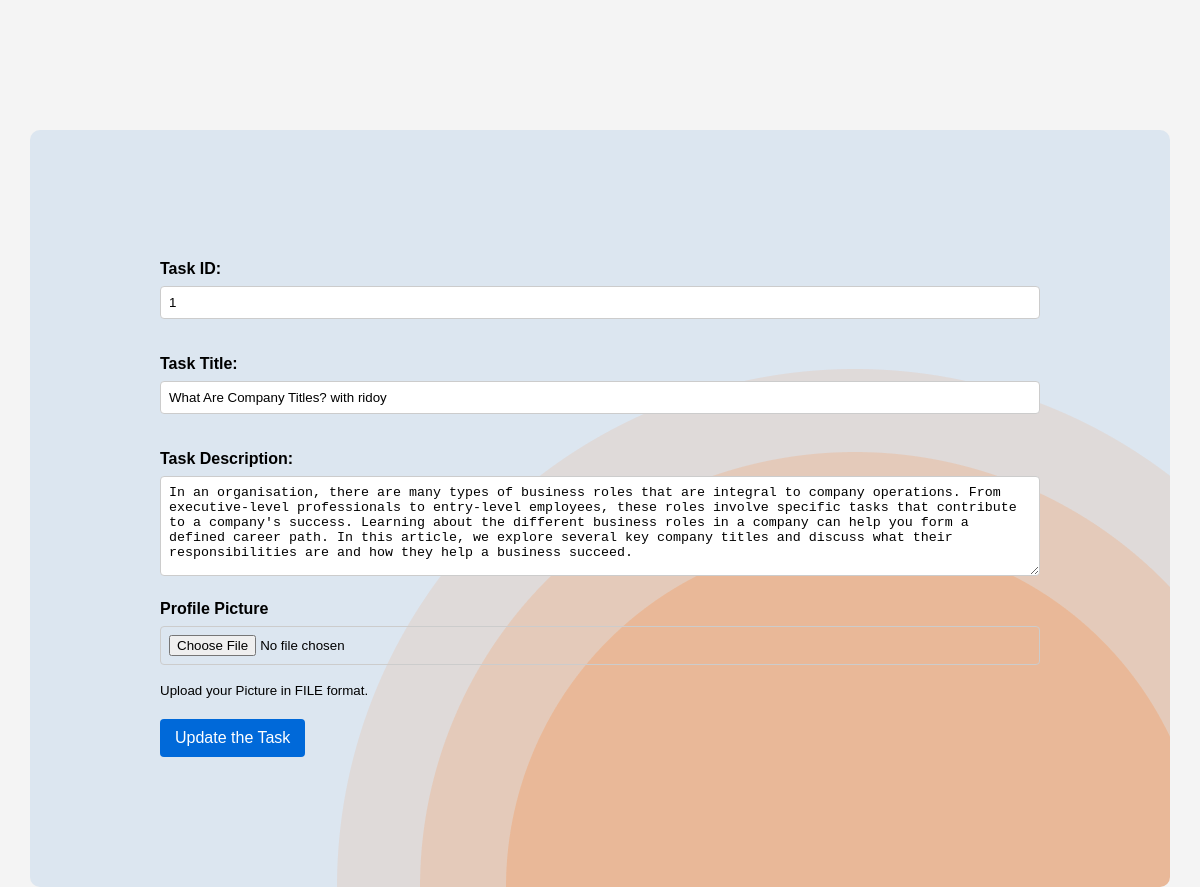
The app's page /edit_taskPage/1 (signed in) with its own data.
### myApp/models.py (models this page shows, shortened)
class task_model(models.Model):
    task_title=models.CharField(max_length=100,null=True)
    task_description=models.TextField()
    Profile_Pic=models.ImageField(upload_to="media/Profile_Pic",null=True)
    create_at=models.DateTimeField(auto_now_add=True,null=True)
    update_time=models.DateTimeField(auto_now=True,null=True)
    task_creator=models.ForeignKey(Office_User, on_delete=models.CASCADE)

### myProject/views.py (the view)
# urls.py: path('edit_taskPage/<str:myid>',edit_taskPage,name="edit_taskPage"),
@login_required
def edit_taskPage(request,myid):
    task=task_model.objects.filter(id=myid)
    return render(request,"edit_task.html",{'job':task})

### Template/edit_task.html (shortened to what this page needs)
{% load static %}
<!DOCTYPE html>
<html lang="en">
<head>
</head>
<body>
    <main>
        <section class="about">
            <form action="{% url 'update_taskPage' %} " method="post" enctype="multipart/form-data">
                {% for i in job %}
                <div class="form-group">
                    <label for="task_id">Task ID:</label>
                    <input type="text" value="{{i.id}}" id="task_id" name="task_id" required>
                </div>
                <div class="form-group">
                    <label for="task_Title">Task Title:</label>
                    <input type="text" value="{{i.task_title}}" id="task_Title" name="task_Title" required>
                </div>
                <div class="form-group">
                    <label for="task_description">Task Description:</label>
                    <textarea id="task_description" name="task_description" required>{{i.task_description}}</textarea>
                </div>
                <div class="form-group">
                    <label for="profilePicture">Profile Picture</label>
                    <input type="file" class="form-control-file" id="profilePicture" name="profilePicture" value="{{i.Profile_Pic}}">
                    <small class="form-text text-muted">Upload your Picture in FILE format.</small>
                </div>
                {% endfor %}
                <button type="submit">Update the Task</button>
            </form>
    </main>
</body>
</html>

### records on screen
task_model: task_id "1", task_Title "What Are Company Titles? with ridoy", task_description "In an organisation, there are many types of business roles that are integral to company operations. From executive-level professionals to entry-level employees, these roles involve specific tasks that contribute to a company's success. Learning about the different business roles in a company can help you form a defined career path. In this article, we explore several key company titles and discuss what their responsibilities are and how they help a business succeed."
